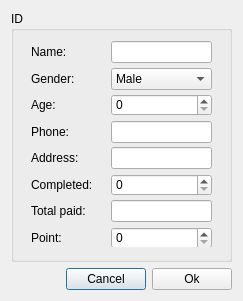
<?xml version="1.0" encoding="UTF-8"?>
<ui version="4.0">
 <class>SetCustomerForm</class>
 <widget class="QDialog" name="SetCustomerForm">
  <property name="geometry">
   <rect>
    <x>0</x>
    <y>0</y>
    <width>233</width>
    <height>293</height>
   </rect>
  </property>
  <property name="maximumSize">
   <size>
    <width>233</width>
    <height>16777215</height>
   </size>
  </property>
  <property name="windowTitle">
   <string>Set Customer</string>
  </property>
  <layout class="QVBoxLayout" name="verticalLayout_3">
   <item>
    <widget class="QGroupBox" name="groupBox">
     <property name="minimumSize">
      <size>
       <width>221</width>
       <height>251</height>
      </size>
     </property>
     <property name="maximumSize">
      <size>
       <width>221</width>
       <height>251</height>
      </size>
     </property>
     <property name="title">
      <string>ID</string>
     </property>
     <widget class="QWidget" name="layoutWidget">
      <property name="geometry">
       <rect>
        <x>20</x>
        <y>30</y>
        <width>71</width>
        <height>206</height>
       </rect>
      </property>
      <layout class="QVBoxLayout" name="verticalLayout">
       <item>
        <widget class="QLabel" name="label">
         <property name="minimumSize">
          <size>
           <width>0</width>
           <height>22</height>
          </size>
         </property>
         <property name="maximumSize">
          <size>
           <width>16777215</width>
           <height>22</height>
          </size>
         </property>
         <property name="text">
          <string>Name:</string>
         </property>
        </widget>
       </item>
       <item>
        <widget class="QLabel" name="label_2">
         <property name="minimumSize">
          <size>
           <width>0</width>
           <height>22</height>
          </size>
         </property>
         <property name="maximumSize">
          <size>
           <width>16777215</width>
           <height>22</height>
          </size>
         </property>
         <property name="text">
          <string>Gender:</string>
         </property>
        </widget>
       </item>
       <item>
        <widget class="QLabel" name="label_3">
         <property name="minimumSize">
          <size>
           <width>0</width>
           <height>22</height>
          </size>
         </property>
         <property name="maximumSize">
          <size>
           <width>16777215</width>
           <height>22</height>
          </size>
         </property>
         <property name="text">
          <string>Age:</string>
         </property>
        </widget>
       </item>
       <item>
        <widget class="QLabel" name="label_4">
         <property name="minimumSize">
          <size>
           <width>0</width>
           <height>22</height>
          </size>
         </property>
         <property name="maximumSize">
          <size>
           <width>16777215</width>
           <height>22</height>
          </size>
         </property>
         <property name="text">
          <string>Phone:</string>
         </property>
        </widget>
       </item>
       <item>
        <widget class="QLabel" name="label_5">
         <property name="minimumSize">
          <size>
           <width>0</width>
           <height>22</height>
          </size>
         </property>
         <property name="maximumSize">
          <size>
           <width>16777215</width>
           <height>22</height>
          </size>
         </property>
         <property name="text">
          <string>Address:</string>
         </property>
        </widget>
       </item>
       <item>
        <widget class="QLabel" name="label_6">
         <property name="minimumSize">
          <size>
           <width>0</width>
           <height>22</height>
          </size>
         </property>
         <property name="maximumSize">
          <size>
           <width>16777215</width>
           <height>22</height>
          </size>
         </property>
         <property name="text">
          <string>Completed:</string>
         </property>
        </widget>
       </item>
       <item>
        <widget class="QLabel" name="label_7">
         <property name="minimumSize">
          <size>
           <width>0</width>
           <height>22</height>
          </size>
         </property>
         <property name="maximumSize">
          <size>
           <width>16777215</width>
           <height>22</height>
          </size>
         </property>
         <property name="text">
          <string>Total paid:</string>
         </property>
        </widget>
       </item>
       <item>
        <widget class="QLabel" name="label_8">
         <property name="minimumSize">
          <size>
           <width>0</width>
           <height>22</height>
          </size>
         </property>
         <property name="maximumSize">
          <size>
           <width>16777215</width>
           <height>22</height>
          </size>
         </property>
         <property name="text">
          <string>Point:</string>
         </property>
        </widget>
       </item>
      </layout>
     </widget>
     <widget class="QWidget" name="layoutWidget">
      <property name="geometry">
       <rect>
        <x>100</x>
        <y>30</y>
        <width>101</width>
        <height>206</height>
       </rect>
      </property>
      <layout class="QVBoxLayout" name="verticalLayout_2">
       <item>
        <widget class="QLineEdit" name="lnName">
         <property name="minimumSize">
          <size>
           <width>0</width>
           <height>22</height>
          </size>
         </property>
         <property name="maximumSize">
          <size>
           <width>16777215</width>
           <height>22</height>
          </size>
         </property>
        </widget>
       </item>
       <item>
        <widget class="QComboBox" name="cbBoxGender">
         <property name="minimumSize">
          <size>
           <width>0</width>
           <height>22</height>
          </size>
         </property>
         <property name="maximumSize">
          <size>
           <width>16777215</width>
           <height>22</height>
          </size>
         </property>
         <item>
          <property name="text">
           <string>Male</string>
          </property>
         </item>
         <item>
          <property name="text">
           <string>Female</string>
          </property>
         </item>
        </widget>
       </item>
       <item>
        <widget class="QSpinBox" name="spinBoxAge">
         <property name="minimumSize">
          <size>
           <width>0</width>
           <height>22</height>
          </size>
         </property>
         <property name="maximumSize">
          <size>
           <width>16777215</width>
           <height>22</height>
          </size>
         </property>
        </widget>
       </item>
       <item>
        <widget class="QLineEdit" name="lnPhone">
         <property name="minimumSize">
          <size>
           <width>0</width>
           <height>22</height>
          </size>
         </property>
         <property name="maximumSize">
          <size>
           <width>16777215</width>
           <height>22</height>
          </size>
         </property>
         <property name="inputMask">
          <string>9999999999</string>
         </property>
        </widget>
       </item>
       <item>
        <widget class="QLineEdit" name="lnAddress">
         <property name="minimumSize">
          <size>
           <width>0</width>
           <height>22</height>
          </size>
         </property>
         <property name="maximumSize">
          <size>
           <width>16777215</width>
           <height>22</height>
          </size>
         </property>
        </widget>
       </item>
       <item>
        <widget class="QSpinBox" name="spinBoxCompleted">
         <property name="minimumSize">
          <size>
           <width>0</width>
           <height>22</height>
          </size>
         </property>
         <property name="maximumSize">
          <size>
           <width>16777215</width>
           <height>22</height>
          </size>
         </property>
        </widget>
       </item>
       <item>
        <widget class="QLineEdit" name="lnTotalPaid">
         <property name="minimumSize">
          <size>
           <width>0</width>
           <height>22</height>
          </size>
         </property>
         <property name="maximumSize">
          <size>
           <width>16777215</width>
           <height>22</height>
          </size>
         </property>
        </widget>
       </item>
       <item>
        <widget class="QSpinBox" name="spinBoxPoint">
         <property name="minimumSize">
          <size>
           <width>0</width>
           <height>22</height>
          </size>
         </property>
         <property name="maximumSize">
          <size>
           <width>16777215</width>
           <height>22</height>
          </size>
         </property>
        </widget>
       </item>
      </layout>
     </widget>
    </widget>
   </item>
   <item>
    <spacer name="verticalSpacer">
     <property name="orientation">
      <enum>Qt::Vertical</enum>
     </property>
     <property name="sizeHint" stdset="0">
      <size>
       <width>20</width>
       <height>0</height>
      </size>
     </property>
    </spacer>
   </item>
   <item>
    <layout class="QHBoxLayout" name="horizontalLayout">
     <item>
      <spacer name="horizontalSpacer">
       <property name="orientation">
        <enum>Qt::Horizontal</enum>
       </property>
       <property name="sizeHint" stdset="0">
        <size>
         <width>40</width>
         <height>20</height>
        </size>
       </property>
      </spacer>
     </item>
     <item>
      <widget class="QPushButton" name="pushButton_2">
       <property name="text">
        <string>Cancel</string>
       </property>
      </widget>
     </item>
     <item>
      <widget class="QPushButton" name="pushButton">
       <property name="text">
        <string>Ok</string>
       </property>
      </widget>
     </item>
    </layout>
   </item>
  </layout>
 </widget>
 <tabstops>
  <tabstop>lnName</tabstop>
  <tabstop>cbBoxGender</tabstop>
  <tabstop>spinBoxAge</tabstop>
  <tabstop>lnPhone</tabstop>
  <tabstop>lnAddress</tabstop>
  <tabstop>spinBoxCompleted</tabstop>
  <tabstop>lnTotalPaid</tabstop>
  <tabstop>spinBoxPoint</tabstop>
  <tabstop>pushButton</tabstop>
  <tabstop>pushButton_2</tabstop>
 </tabstops>
 <resources/>
 <connections/>
</ui>
